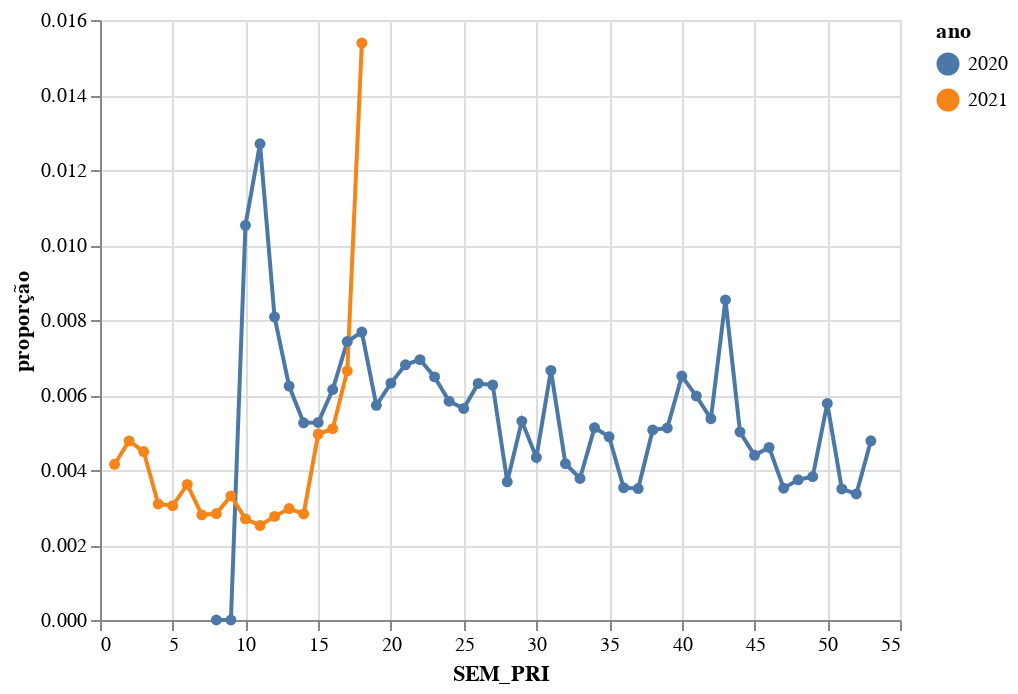

Write notebook code for a chart like this one.
### Markdown cell above
## Proporção de óbitos de SRAG-COVID em crianças e adolecentes (até 19 anos)

### Code cell
#hide-input

index_cols = ['ano','SEM_PRI']
categories_cols =['faixa_etaria']

df_covid = df_srag.query('CLASSI_FIN == "COVID-19" and EVOLUCAO == "obito"')

df_obitos_faixas = get_proportion_cases(df_covid,index_cols,categories_cols).fillna(0)
df_chart = df_obitos_faixas.query('faixa_etaria == "00-20"')

alt.Chart(df_chart).mark_line(point=True).encode(
    x='SEM_PRI',
    y='proporção',
    color='ano:N',
    tooltip=['SEM_PRI','proporção','casos','ano']
)

### Figure 1 — Vega-Lite specification as saved in the notebook (floating-point values rounded to 4 significant figures)
{"config": {"view": {"continuousWidth": 400, "continuousHeight": 300}}, "data": {"name": "data-3fa1ec26243ff6f4e475a578b9de707c"}, "mark": {"type": "line", "point": true}, "encoding": {"color": {"type": "nominal", "field": "ano"}, "tooltip": [{"type": "quantitative", "field": "SEM_PRI"}, {"type": "quantitative", "field": "proporção"}, {"type": "quantitative", "field": "casos"}, {"type": "quantitative", "field": "ano"}], "x": {"type": "quantitative", "field": "SEM_PRI"}, "y": {"type": "quantitative", "field": "proporção"}}, "$schema": "https://vega.github.io/schema/vega-lite/v4.8.1.json", "datasets": {"data-3fa1ec26243ff6f4e475a578b9de707c": [{"ano": 2020, "SEM_PRI": 8, "faixa_etaria": "00-20", "proporção": 0.0, "casos": 0.0}, {"ano": 2020, "SEM_PRI": 9, "faixa_etaria": "00-20", "proporção": 0.0, "casos": 0.0}, {"ano": 2020, "SEM_PRI": 10, "faixa_etaria": "00-20", "proporção": 0.01053, "casos": 1.0}, {"ano": 2020, "SEM_PRI": 11, "faixa_etaria": "00-20", "proporção": 0.0127, "casos": 4.0}, {"ano": 2020, "SEM_PRI": 12, "faixa_etaria": "00-20", "proporção": 0.008081, "casos": 8.0}, {"ano": 2020, "SEM_PRI": 13, "faixa_etaria": "00-20", "proporção": 0.006238, "casos": 10.0}, {"ano": 2020, "SEM_PRI": 14, "faixa_etaria": "00-20", "proporção": 0.005259, "casos": 13.0}, {"ano": 2020, "SEM_PRI": 15, "faixa_etaria": "00-20", "proporção": 0.005268, "casos": 19.0}, {"ano": 2020, "SEM_PRI": 16, "faixa_etaria": "00-20", "proporção": 0.006144, "casos": 33.0}, {"ano": 2020, "SEM_PRI": 17, "faixa_etaria": "00-20", "proporção": 0.007425, "casos": 54.0}, {"ano": 2020, "SEM_PRI": 18, "faixa_etaria": "00-20", "proporção": 0.007679, "casos": 69.0}, {"ano": 2020, "SEM_PRI": 19, "faixa_etaria": "00-20", "proporção": 0.005723, "casos": 50.0}, {"ano": 2020, "SEM_PRI": 20, "faixa_etaria": "00-20", "proporção": 0.006317, "casos": 56.0}, {"ano": 2020, "SEM_PRI": 21, "faixa_etaria": "00-20", "proporção": 0.006805, "casos": 52.0}, {"ano": 2020, "SEM_PRI": 22, "faixa_etaria": "00-20", "proporção": 0.006942, "casos": 47.0}, {"ano": 2020, "SEM_PRI": 23, "faixa_etaria": "00-20", "proporção": 0.006483, "casos": 48.0}, {"ano": 2020, "SEM_PRI": 24, "faixa_etaria": "00-20", "proporção": 0.005835, "casos": 39.0}, {"ano": 2020, "SEM_PRI": 25, "faixa_etaria": "00-20", "proporção": 0.00564, "casos": 40.0}, {"ano": 2020, "SEM_PRI": 26, "faixa_etaria": "00-20", "proporção": 0.006309, "casos": 40.0}, {"ano": 2020, "SEM_PRI": 27, "faixa_etaria": "00-20", "proporção": 0.006266, "casos": 46.0}, {"ano": 2020, "SEM_PRI": 28, "faixa_etaria": "00-20", "proporção": 0.003686, "casos": 27.0}, {"ano": 2020, "SEM_PRI": 29, "faixa_etaria": "00-20", "proporção": 0.005304, "casos": 35.0}, {"ano": 2020, "SEM_PRI": 30, "faixa_etaria": "00-20", "proporção": 0.004336, "casos": 28.0}, {"ano": 2020, "SEM_PRI": 31, "faixa_etaria": "00-20", "proporção": 0.006656, "casos": 39.0}, {"ano": 2020, "SEM_PRI": 32, "faixa_etaria": "00-20", "proporção": 0.004167, "casos": 22.0}, {"ano": 2020, "SEM_PRI": 33, "faixa_etaria": "00-20", "proporção": 0.003774, "casos": 20.0}, {"ano": 2020, "SEM_PRI": 34, "faixa_etaria": "00-20", "proporção": 0.005128, "casos": 24.0}, {"ano": 2020, "SEM_PRI": 35, "faixa_etaria": "00-20", "proporção": 0.004885, "casos": 20.0}, {"ano": 2020, "SEM_PRI": 36, "faixa_etaria": "00-20", "proporção": 0.003529, "casos": 15.0}, {"ano": 2020, "SEM_PRI": 37, "faixa_etaria": "00-20", "proporção": 0.003504, "casos": 13.0}, {"ano": 2020, "SEM_PRI": 38, "faixa_etaria": "00-20", "proporção": 0.005069, "casos": 17.0}, {"ano": 2020, "SEM_PRI": 39, "faixa_etaria": "00-20", "proporção": 0.00512, "casos": 16.0}, {"ano": 2020, "SEM_PRI": 40, "faixa_etaria": "00-20", "proporção": 0.006506, "casos": 20.0}, {"ano": 2020, "SEM_PRI": 41, "faixa_etaria": "00-20", "proporção": 0.005971, "casos": 17.0}, {"ano": 2020, "SEM_PRI": 42, "faixa_etaria": "00-20", "proporção": 0.005367, "casos": 13.0}, {"ano": 2020, "SEM_PRI": 43, "faixa_etaria": "00-20", "proporção": 0.008534, "casos": 22.0}, {"ano": 2020, "SEM_PRI": 44, "faixa_etaria": "00-20", "proporção": 0.005013, "casos": 13.0}, {"ano": 2020, "SEM_PRI": 45, "faixa_etaria": "00-20", "proporção": 0.004391, "casos": 15.0}, {"ano": 2020, "SEM_PRI": 46, "faixa_etaria": "00-20", "proporção": 0.004602, "casos": 19.0}, {"ano": 2020, "SEM_PRI": 47, "faixa_etaria": "00-20", "proporção": 0.003515, "casos": 18.0}, {"ano": 2020, "SEM_PRI": 48, "faixa_etaria": "00-20", "proporção": 0.003739, "casos": 20.0}, {"ano": 2020, "SEM_PRI": 49, "faixa_etaria": "00-20", "proporção": 0.003825, "casos": 25.0}, {"ano": 2020, "SEM_PRI": 50, "faixa_etaria": "00-20", "proporção": 0.005775, "casos": 35.0}, {"ano": 2020, "SEM_PRI": 51, "faixa_etaria": "00-20", "proporção": 0.003495, "casos": 20.0}, {"ano": 2020, "SEM_PRI": 52, "faixa_etaria": "00-20", "proporção": 0.003363, "casos": 21.0}, {"ano": 2020, "SEM_PRI": 53, "faixa_etaria": "00-20", "proporção": 0.004779, "casos": 36.0}, {"ano": 2021, "SEM_PRI": 1, "faixa_etaria": "00-20", "proporção": 0.004153, "casos": 32.0}, {"ano": 2021, "SEM_PRI": 2, "faixa_etaria": "00-20", "proporção": 0.004774, "casos": 36.0}, {"ano": 2021, "SEM_PRI": 3, "faixa_etaria": "00-20", "proporção": 0.004492, "casos": 29.0}, {"ano": 2021, "SEM_PRI": 4, "faixa_etaria": "00-20", "proporção": 0.003096, "casos": 18.0}, {"ano": 2021, "SEM_PRI": 5, "faixa_etaria": "00-20", "proporção": 0.003047, "casos": 23.0}, {"ano": 2021, "SEM_PRI": 6, "faixa_etaria": "00-20", "proporção": 0.003615, "casos": 31.0}, {"ano": 2021, "SEM_PRI": 7, "faixa_etaria": "00-20", "proporção": 0.002803, "casos": 34.0}, {"ano": 2021, "SEM_PRI": 8, "faixa_etaria": "00-20", "proporção": 0.00284, "casos": 39.0}, {"ano": 2021, "SEM_PRI": 9, "faixa_etaria": "00-20", "proporção": 0.00331, "casos": 67.0}, {"ano": 2021, "SEM_PRI": 10, "faixa_etaria": "00-20", "proporção": 0.002697, "casos": 56.0}, {"ano": 2021, "SEM_PRI": 11, "faixa_etaria": "00-20", "proporção": 0.002519, "casos": 50.0}, {"ano": 2021, "SEM_PRI": 12, "faixa_etaria": "00-20", "proporção": 0.002763, "casos": 41.0}, {"ano": 2021, "SEM_PRI": 13, "faixa_etaria": "00-20", "proporção": 0.002971, "casos": 37.0}, {"ano": 2021, "SEM_PRI": 14, "faixa_etaria": "00-20", "proporção": 0.002828, "casos": 27.0}, {"ano": 2021, "SEM_PRI": 15, "faixa_etaria": "00-20", "proporção": 0.004958, "casos": 29.0}, {"ano": 2021, "SEM_PRI": 16, "faixa_etaria": "00-20", "proporção": 0.005101, "casos": 17.0}, {"ano": 2021, "SEM_PRI": 17, "faixa_etaria": "00-20", "proporção": 0.006645, "casos": 8.0}, {"ano": 2021, "SEM_PRI": 18, "faixa_etaria": "00-20", "proporção": 0.01538, "casos": 2.0}]}}
